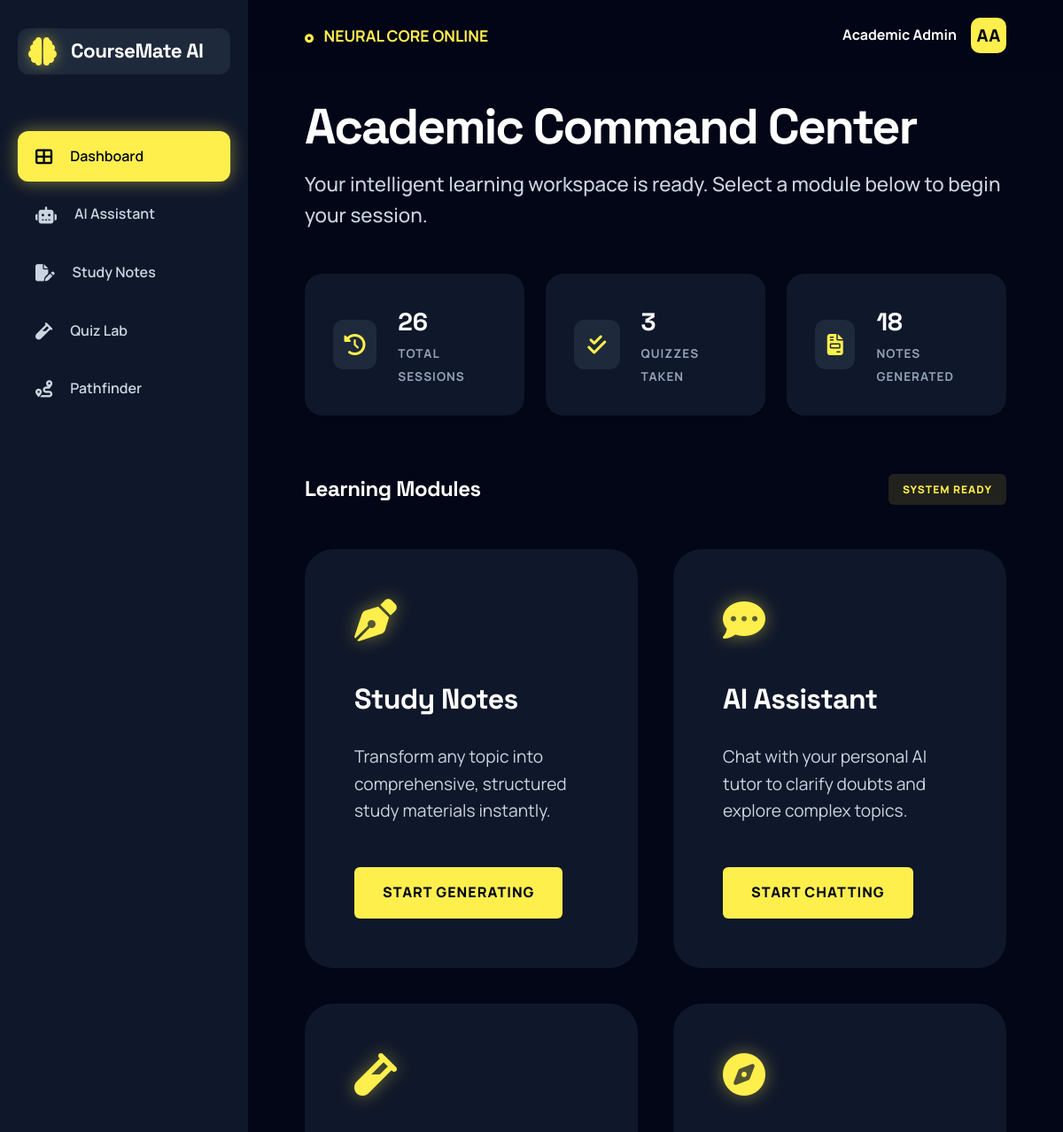
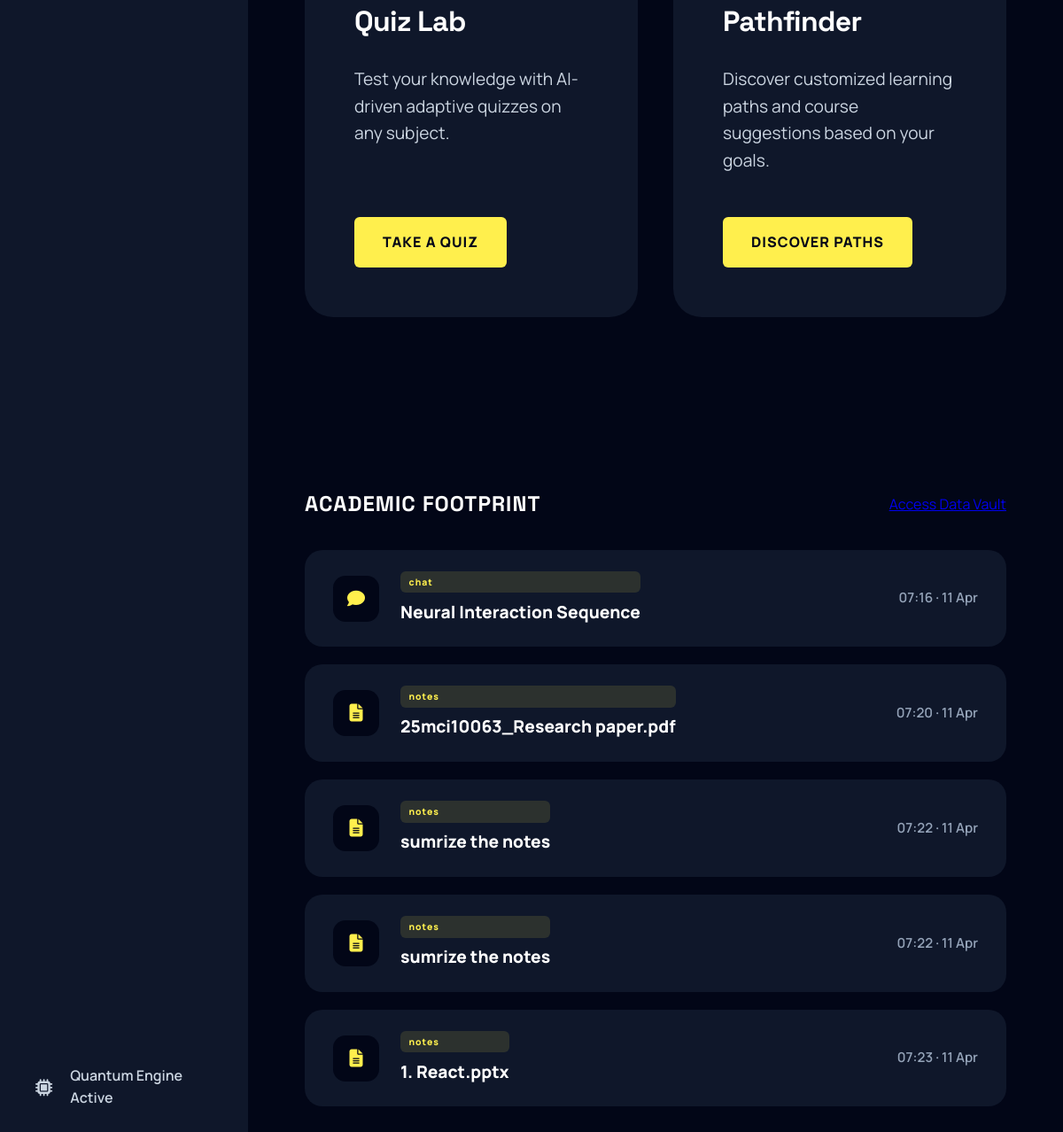
/dashboard, run on the app's committed database (2 pictures, top to bottom).
### app.py (models this page shows)
class History(db.Model):
    id = db.Column(db.Integer, primary_key=True)
    type = db.Column(db.String(20), nullable=False) # 'chat', 'notes', 'quiz', 'recommendation'
    topic = db.Column(db.String(200))
    content = db.Column(db.Text, nullable=False) # JSON format for structured data
    timestamp = db.Column(db.DateTime, default=datetime.utcnow)

### app.py (the view)
@app.route('/dashboard')
def dashboard():
    history = History.query.order_by(History.timestamp.desc()).all()
    user = {"username": "Academic Admin", "history": history}
    return render_template('dashboard.html', user=user)

### templates/dashboard.html
{% extends "base.html" %}
{% block content %}
<div class="header-section">
    <h1>Academic Command Center</h1>
    <p>Your intelligent learning workspace is ready. Select a module below to begin your session.</p>
</div>
<div class="stats-grid">
    <div class="stat-card">
        <div class="stat-icon"><i class="fas fa-history"></i></div>
        <div class="stat-info">
            <span class="value">{{ user.history|length }}</span>
            <span class="label">Total Sessions</span>
        </div>
    </div>
    <div class="stat-card">
        <div class="stat-icon"><i class="fas fa-check-double"></i></div>
        <div class="stat-info">
            <span class="value">{{ user.history|selectattr('type', 'equalto', 'quiz')|list|length }}</span>
            <span class="label">Quizzes Taken</span>
        </div>
    </div>
    <div class="stat-card">
        <div class="stat-icon"><i class="fas fa-file-invoice"></i></div>
        <div class="stat-info">
            <span class="value">{{ user.history|selectattr('type', 'equalto', 'notes')|list|length }}</span>
            <span class="label">Notes Generated</span>
        </div>
    </div>
</div>
<div class="module-header flex-between mb-3">
    <h2 class="display-font">Learning Modules</h2>
    <div class="badge">SYSTEM READY</div>
</div>
<div class="modules-grid">
    <a href="{{ url_for('notes') }}" class="action-card">
        <i class="fas fa-pen-nib"></i>
        <h3>Study Notes</h3>
        <p>Transform any topic into comprehensive, structured study materials instantly.</p>
        <div class="badge">START GENERATING</div>
    </a>
    <a href="{{ url_for('chat') }}" class="action-card">
        <i class="fas fa-comment-dots"></i>
        <h3>AI Assistant</h3>
        <p>Chat with your personal AI tutor to clarify doubts and explore complex topics.</p>
        <div class="badge">START CHATTING</div>
    </a>
    <a href="{{ url_for('quiz') }}" class="action-card">
        <i class="fas fa-vial"></i>
        <h3>Quiz Lab</h3>
        <p>Test your knowledge with AI-driven adaptive quizzes on any subject.</p>
        <div class="badge">TAKE A QUIZ</div>
    </a>
    <a href="{{ url_for('recommendations') }}" class="action-card">
        <i class="fas fa-compass"></i>
        <h3>Pathfinder</h3>
        <p>Discover customized learning paths and course suggestions based on your goals.</p>
        <div class="badge">DISCOVER PATHS</div>
    </a>
</div>
<div class="history-section">
    <div class="history-header">
        <h2>Academic Footprint</h2>
        <a href="#" class="data-vault-link">Access Data Vault</a>
    </div>
    <div class="glass-container history-list">
        {% if user.history %}
            {% for item in user.history[-5:]|reverse %}
            <div class="history-item">
                <div class="history-main">
                    <div class="history-icon">
                        {% if item.type == 'chat' %}<i class="fas fa-comment"></i>
                        {% elif item.type == 'notes' %}<i class="fas fa-file-alt"></i>
                        {% elif item.type == 'quiz' %}<i class="fas fa-bolt"></i>
                        {% else %}<i class="fas fa-lightbulb"></i>{% endif %}
                    </div>
                    <div class="history-info">
                        <div class="badge badge-sm">{{ item.type }}</div>
                        <p>{{ item.topic or 'Neural Interaction Sequence' }}</p>
                    </div>
                </div>
                <div class="history-date">
                    {{ item.timestamp.strftime('%H:%M · %d %b') }}
                </div>
            </div>
            {% endfor %}
        {% else %}
            <div class="empty-state">
                <i class="fas fa-database"></i>
                <p>No activity log detected in current cycle.</p>
            </div>
        {% endif %}
    </div>
</div>
{% endblock %}

### templates/base.html (shortened to what this page needs)
<!DOCTYPE html>
<html lang="en">
<head>
    <link rel="stylesheet" href="{{ url_for('static', filename='css/style.css') }}">
    <link rel="stylesheet" href="https://cdnjs.cloudflare.com/ajax/libs/font-awesome/6.4.0/css/all.min.css">
</head>
<body>
    <aside class="sidebar">
        <a href="{{ url_for('dashboard') }}" class="logo">
            <i class="fas fa-brain"></i>
            <span class="logo-text">CourseMate AI</span>
        </a>
        <ul class="nav-menu">
            <li class="nav-item">
                <a href="{{ url_for('dashboard') }}" class="nav-link {% if request.path == '/dashboard' %}active{% endif %}">
                    <i class="fas fa-th-large"></i>
                    <span>Dashboard</span>
                </a>
            </li>
            <li class="nav-item">
                <a href="{{ url_for('chat') }}" class="nav-link {% if '/chat' in request.path %}active{% endif %}">
                    <i class="fas fa-robot"></i>
                    <span>AI Assistant</span>
                </a>
            </li>
            <li class="nav-item">
                <a href="{{ url_for('notes') }}" class="nav-link {% if '/notes' in request.path %}active{% endif %}">
                    <i class="fas fa-file-edit"></i>
                    <span>Study Notes</span>
                </a>
            </li>
            <li class="nav-item">
                <a href="{{ url_for('quiz') }}" class="nav-link {% if '/quiz' in request.path %}active{% endif %}">
                    <i class="fas fa-vial"></i>
                    <span>Quiz Lab</span>
                </a>
            </li>
            <li class="nav-item">
                <a href="{{ url_for('recommendations') }}" class="nav-link {% if '/recommendations' in request.path %}active{% endif %}">
                    <i class="fas fa-route"></i>
                    <span>Pathfinder</span>
                </a>
            </li>
        </ul>
        <div class="sidebar-footer">
            <div class="nav-link">
                <i class="fas fa-microchip"></i>
                <span>Quantum Engine Active</span>
            </div>
        </div>
    </aside>
    <main class="main-content">
        <nav class="navbar">
            <div class="welcome-text">
                <i class="fas fa-circle-dot" style="margin-right: 8px; font-size: 10px;"></i>
                NEURAL CORE ONLINE
            </div>
            <div class="profile">
                <span>Academic Admin</span>
                <div class="profile-img">AA</div>
            </div>
        </nav>
        <div class="content-wrapper {% block content_class %}{% endblock %}">
            {% block content %}{% endblock %}
        </div>
    </main>
</body>
</html>

### data on the page
History: type "chat", topic "Neural Interaction Sequence", timestamp "07:16 · 11 Apr"
History: type "notes", topic "25mci10063_Research paper.pdf", timestamp "07:20 · 11 Apr"
History: type "notes", topic "sumrize the notes", timestamp "07:22 · 11 Apr"
History: type "notes", topic "sumrize the notes", timestamp "07:22 · 11 Apr"
History: type "notes", topic "1. React.pptx", timestamp "07:23 · 11 Apr"

### other printed values
{{ user.history|length }} "26"
{{ user.history|selectattr('type', 'equalto', 'quiz')|list|length }} "3"
{{ user.history|selectattr('type', 'equalto', 'notes')|list|length }} "18"
